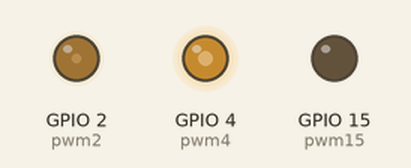
Recording of a program running on a simulated ESP32 board running MicroPython. On the bench: output pins drawn as LEDs (lit = HIGH). What the program prints to the serial console is not drawn.

Above: at 0.1 s.
At 2.15 s:
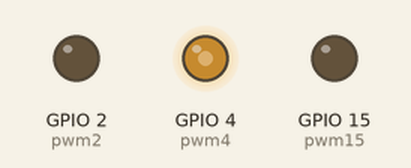
Timing chart, 0 to 3.6 s (numbered marks = the images above):
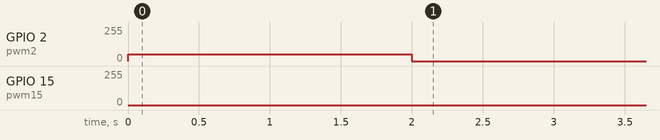

The program:

PWM.py
```python
from machine import Pin, PWM
import time

 # =======================================================================
 # PIN ROJO - GPIO4
 # Crea el objeto PWM en el pin GPIO 4 con una frecuencia de 20 kHz y un ciclo de trabajo del 50% (512/1024)
pwm4 = PWM(Pin(4), freq=20000, duty=512)

 # =======================================================================
 # PIN VERDE - GPIO2
 # Crea el objeto PWM en el pin GPIO 2
pwm2 = PWM(Pin(2))

# Imprime la frecuencia establecida por defecto (normalmente 1 kHz)
print(pwm2.freq())

 # Establece una nueva frecuencia de 10 kHz
pwm2.freq(10000)

 # Imprime el ciclo de trabajo establecido por defecto (normalmente 0)
print(pwm2.duty())

# Establece un nuevo ciclo de trabajo al 200/1024 (~20%)
pwm2.duty(200)

# Detiene el programa por 2 segundos
time.sleep(2)

 # Apaga el PWM en el pin GPIO 2
pwm2.deinit()

# =======================================================================
 # PIN AZUL - GPIO15
 # Crea el objeto PWM en el pin GPIO 15 con una frecuencia de 28.1 kHz
pwm15 = PWM(Pin(15), freq=28100)

while True:
    # Aumenta el ciclo de trabajo desde 0 hasta 1023 (2**10=1024) en pasos de 1
    for i in range(2**10):
         pwm15.duty(i)
         # Cambia el ciclo de trabajo cada milisegundo
         time.sleep(0.001)

    # Disminuye el ciclo de trabajo desde 1023 hasta 0 en pasos de 1
    for i in range(2**10 - 1, -1, -1):
        pwm15.duty(i)
        # Cambia el ciclo de trabajo cada milisegundo
        time.sleep(0.001)
```
